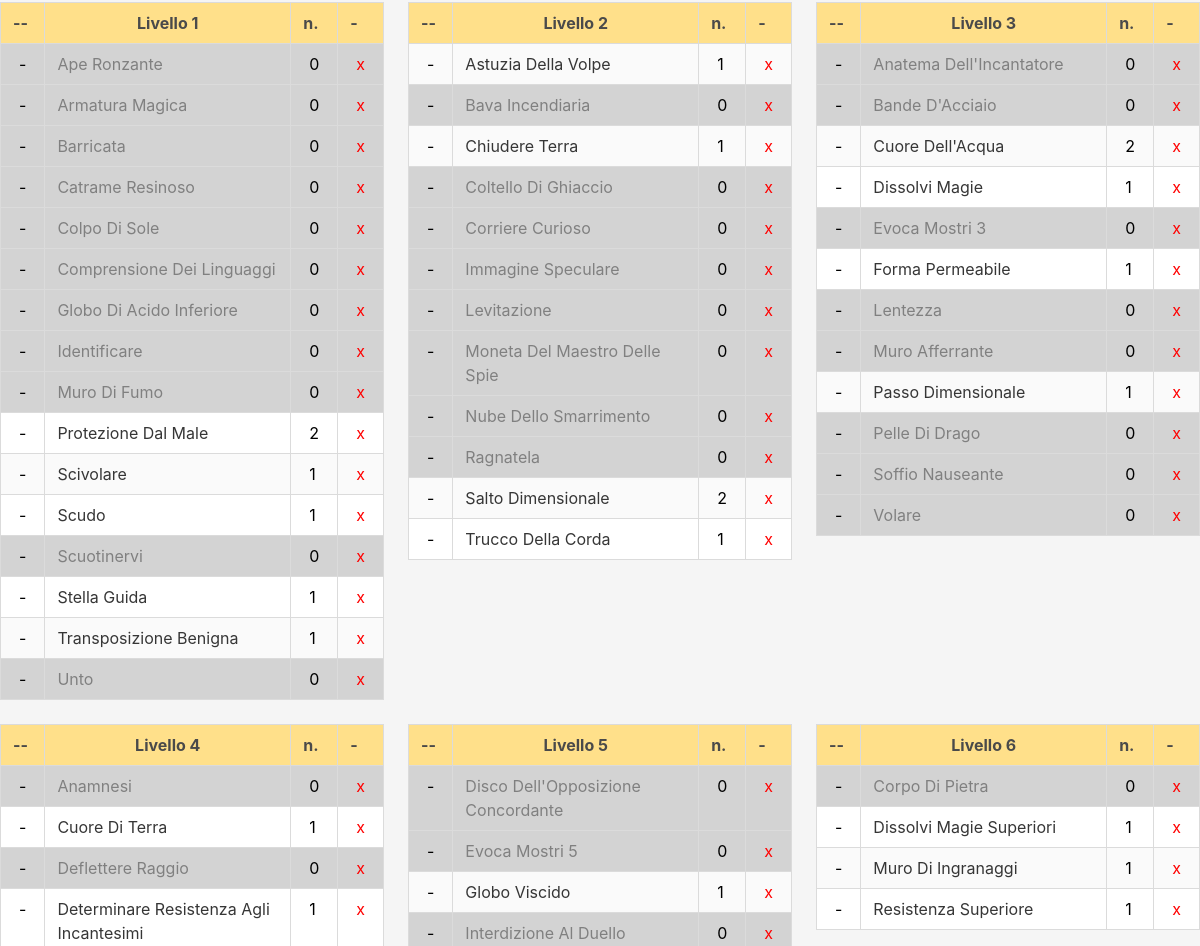
The page /incantesimi/Uxonis (signed in, middle part) on the database as committed earlier.
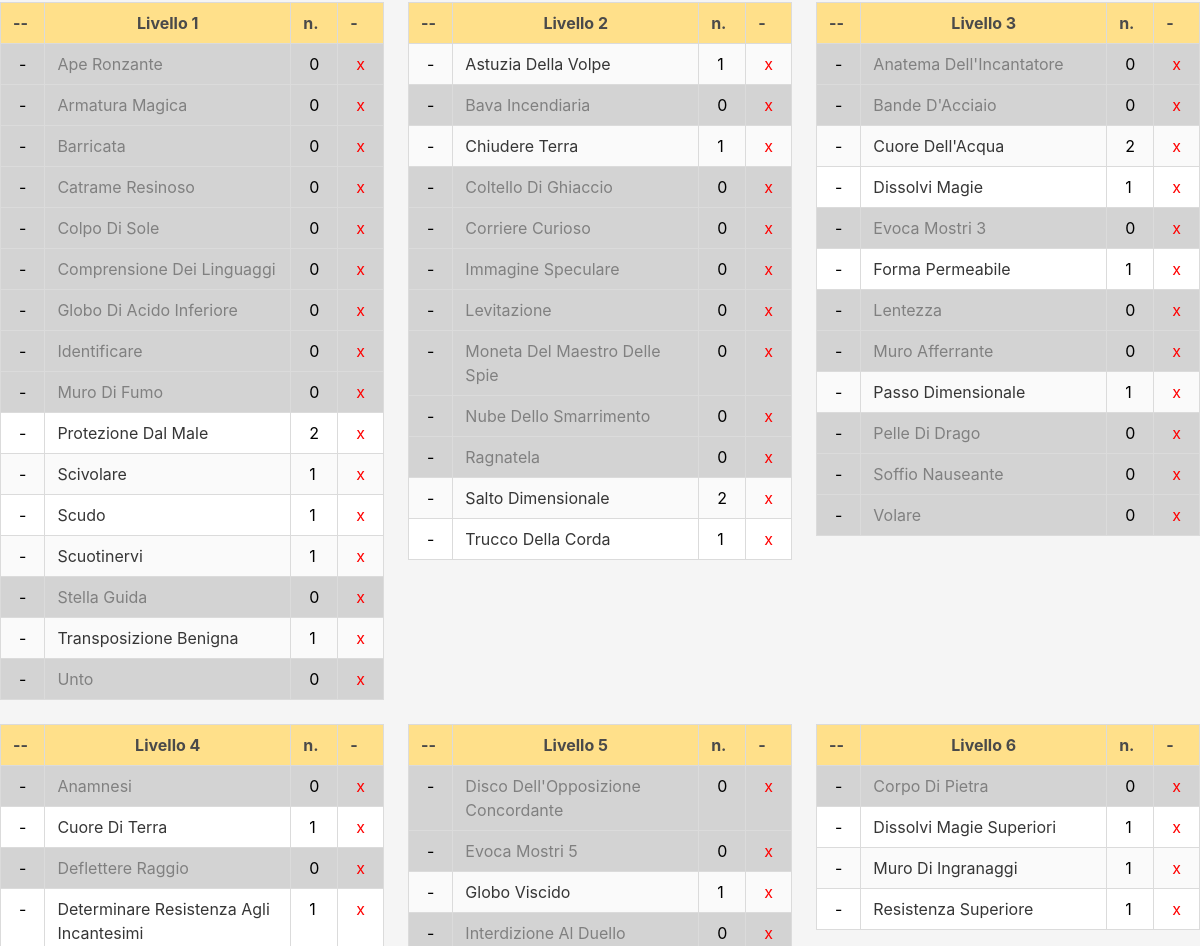
The same page on the database as committed later.
### app/models.py (models this page shows, shortened)
class Spell(db.Model):
    id: so.Mapped[int] = so.mapped_column(primary_key=True)
    name: so.Mapped[str] = so.mapped_column(sa.String(64), index=True)
    level: so.Mapped[int] = so.mapped_column(sa.Integer)
    prepared: so.Mapped[int] = so.mapped_column(sa.Integer, default=1)
    description: so.Mapped[Optional[str]] = so.mapped_column(sa.String(256))
    id_character: so.Mapped[int] = so.mapped_column(
        sa.ForeignKey(Character.id), index=True
    )
    spell_chars: so.Mapped[Character] = so.relationship(back_populates="spells")

### app/routes.py (the view, shortened to what this page needs)
@app.route("/incantesimi/<char_name>", methods=["GET", "POST"])
@login_required
def incantesimi(char_name):
    character = db.first_or_404(sa.select(Character).where(Character.name == char_name))
    form = SpellCreationForm()
    spells = db.session.scalars(
        sa.select(Spell)
        .where(Spell.spell_chars == character)
        .order_by(Spell.level, Spell.name)
    ).all()
    is_current_editable = character.editable and character.user_id == current_user.id
    current_master = (
        session["active_char"]["master"]
        and session["active_char"]["group"] == character.group
    )
    if is_current_editable or (not character.editable and current_master):
        return render_template(
            "editabili.html",
            title="Modifica Incantesimi",
            spells=spells,
            character=character,
            form=form,
        )
    elif character.hidden and (not (character.user_id == current_user.id) or not current_master):
        return render_template(
            "metapod.html",
            title="Metapod",
            character=character,
        )

### app/forms.py
class SpellCreationForm(FlaskForm):
    name = StringField("Nome Spell", validators=[DataRequired()])
    level = IntegerField("lvl", validators=[DataRequired()])
    submit = SubmitField("aggiungi")

### app/models.py (called while the page is built)
@login.user_loader
def load_user(id):
    return db.session.get(User, int(id))

### app/templates/editabili.html (shortened to what this page needs)
{% extends "base.html" %}
{% block content %}
    <br>
    <br>
    <div class="columns is-multiline is-desktop is-centered">
    {% for i in range(1, 10) %}
        {% set ns = namespace(first_time=true) %}
        <div class="column is-one-third">
            <table class="table is-fullwidth is-striped is-bordered">
                {% for spell in spells %}
                    {% if spell.level == i %}
                        {% if ns.first_time == true %}
                            <tr class="has-background-warning">
                                <th style="width:40px;" class="has-text-grey-dark">--</th>
                                <th class="has-text-centered has-text-grey-dark">Livello {{ i }}</th>
                                <th style="width:40px;" class="has-text-grey-dark">n.</th>
                                <th style="width:40px;" class="has-text-grey-dark">-</th>
                            </tr>
                            {% set ns.first_time = false %}
                        {% endif %}
                        <tr {% if spell.prepared == 0 %}style="color: Grey; background-color:LightGrey"{% endif %}>
                            <td>
                                <form action="{{ url_for('subtract_prepared', id=spell.id) }}" method="post">
                                    {{ form.submit(value="-", class="subtract") }}
                                </form>
                            </td>
                            <td>{{ spell.name }}</td>
                            <td>
                                <form action="{{ url_for('add_prepared', id=spell.id) }}" method="post">
                                    {{ form.submit(value=spell.prepared, class="adder") }}
                                </form>
                            </td>
                            <td>
                                <form action="{{ url_for('delete_prepared', id=spell.id) }}" method="post">
                                    {{ form.submit(value="x", style="color: red;", class="subtract") }}
                                </form>
                            </td>
                        </tr>
                    {% endif %}
                {% endfor %}
            </table>
        </div>
        <br>
    {% endfor %}
    </div>
    {% endblock %}

Rows that differ between the two databases and show on the page:
changed Spell "Scuotinervi": prepared 0 → 1 (drawn); submit "0" → "1"
changed Spell "Stella Guida": prepared 1 → 0 (drawn); submit "1" → "0"
